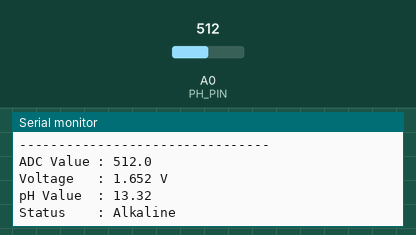
Simulated run of this sketch. Board: Arduino Uno, built with avr-gcc and run on an emulated ATmega328P. On the bench: the last lines printed to the serial monitor. The test bench sets the inputs (shaded band); at power-on: A0 (PH_PIN) = 512.

Above: at 2.2 s.
2.3 s: A0 (PH_PIN) set to 844
At 3.7 s:
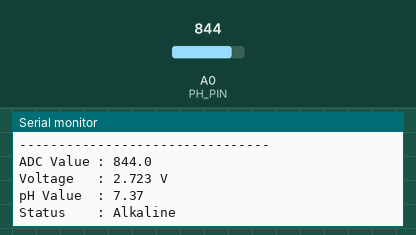
3.8 s: A0 (PH_PIN) set to 869
At 5.3 s:
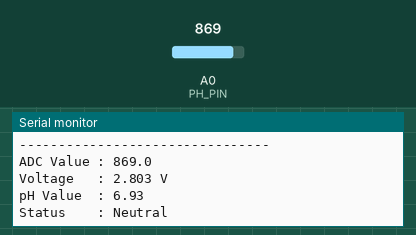
Timing chart, 0 to 6.8 s (numbered marks = the images above; inputs shaded):
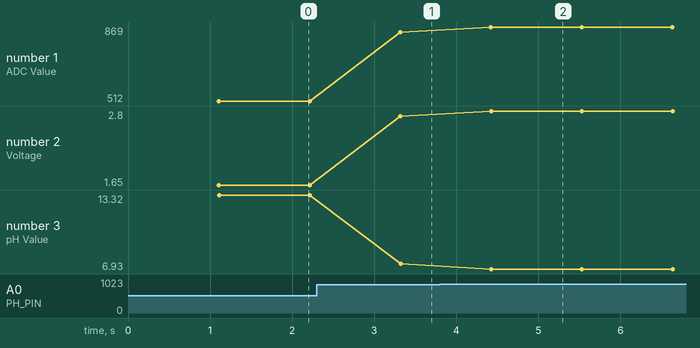

Measured:
- the behaviour switches between 853 and 854 on A0 (PH_PIN) (found by bisection; images 1 and 2)
- after the input at 2.3 s, the serial monitor: prints a new line after 1.0 s (image 1)
- after the input at 3.8 s, the serial monitor: prints a new line after 0.62 s (image 2)
- plotted number 1: 512 → 844 after the input at 2.3 s, 844 → 869 after the input at 3.8 s
- plotted number 2: 1.65 → 2.72 after the input at 2.3 s, 2.72 → 2.8 after the input at 3.8 s
- plotted number 3: 13.32 → 7.37 after the input at 2.3 s, 7.37 → 6.93 after the input at 3.8 s

The sketch:

PH_ESPNODEMCU.ino
```cpp
#define PH_PIN A0

int buf[10], temp;

void setup()
{
    Serial.begin(115200);
    delay(1000);

    Serial.println("================================");
    Serial.println("       pH Sensor Test");
    Serial.println("================================");
}

void loop()
{
    // Get 10 sample values from the sensor for smoothing
    for (int i = 0; i < 10; i++)
    {
        buf[i] = analogRead(PH_PIN);
        delay(10);
    }

    // Sort the values from small to large
    for (int i = 0; i < 9; i++)
    {
        for (int j = i + 1; j < 10; j++)
        {
            if (buf[i] > buf[j])
            {
                temp = buf[i];
                buf[i] = buf[j];
                buf[j] = temp;
            }
        }
    }

    // Average the middle 6 samples (discard 2 lowest, 2 highest)
    long avgValue = 0;
    for (int i = 2; i < 8; i++)
        avgValue += buf[i];

    float adcValue = avgValue / 6.0;
    float voltage = adcValue * (3.3 / 1023.0);

    // Calibrated using filtered water as neutral reference (~2.6255V = pH 7)
    float pH = 7 + ((2.7900 - voltage) / 0.18);

    Serial.println("--------------------------------");
    Serial.print("ADC Value : ");
    Serial.println(adcValue, 1);

    Serial.print("Voltage   : ");
    Serial.print(voltage, 3);
    Serial.println(" V");

    Serial.print("pH Value  : ");
    Serial.println(pH, 2);

    if (pH < 6.8)
    {
        Serial.println("Status    : Acidic");
    }
    else if (pH > 7.2)
    {
        Serial.println("Status    : Alkaline");
    }
    else
    {
        Serial.println("Status    : Neutral");
    }

    delay(1000);
}
```
